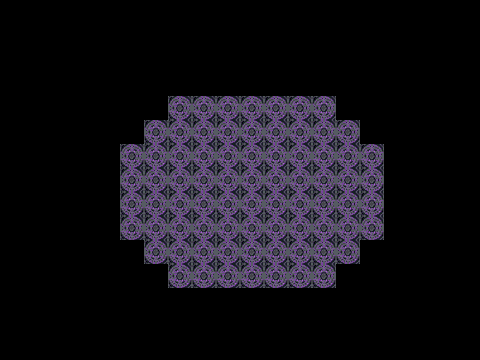

Below is a game level as drawn by its tile map, then a one-line description and the .tmx file that defines it, in full:
An orthogonal 20x15 tile map with 24x24 px tiles, 1 tile layer (rune).

<map version="1.10" tiledversion="1.10.2" orientation="orthogonal" renderorder="right-down" width="20" height="15" tilewidth="24" tileheight="24" infinite="0" nextlayerid="2" nextobjectid="1">
 <tileset firstgid="1" source="rune.tsx" />
 <layer id="1" name="rune" width="20" height="15">
  <data encoding="csv">
0,0,0,0,0,0,0,0,0,0,0,0,0,0,0,0,0,0,0,0,
0,0,0,0,0,0,0,0,0,0,0,0,0,0,0,0,0,0,0,0,
0,0,0,0,0,0,0,0,0,0,0,0,0,0,0,0,0,0,0,0,
0,0,0,0,0,0,0,0,0,0,0,0,0,0,0,0,0,0,0,0,
0,0,0,0,0,0,0,1,1,1,1,1,1,1,0,0,0,0,0,0,
0,0,0,0,0,0,1,1,1,1,1,1,1,1,1,0,0,0,0,0,
0,0,0,0,0,1,1,1,1,1,1,1,1,1,1,1,0,0,0,0,
0,0,0,0,0,1,1,1,1,1,1,1,1,1,1,1,0,0,0,0,
0,0,0,0,0,1,1,1,1,1,1,1,1,1,1,1,0,0,0,0,
0,0,0,0,0,1,1,1,1,1,1,1,1,1,1,1,0,0,0,0,
0,0,0,0,0,0,1,1,1,1,1,1,1,1,1,0,0,0,0,0,
0,0,0,0,0,0,0,1,1,1,1,1,1,1,0,0,0,0,0,0,
0,0,0,0,0,0,0,0,0,0,0,0,0,0,0,0,0,0,0,0,
0,0,0,0,0,0,0,0,0,0,0,0,0,0,0,0,0,0,0,0,
0,0,0,0,0,0,0,0,0,0,0,0,0,0,0,0,0,0,0,0
  </data>
 </layer>
</map>
